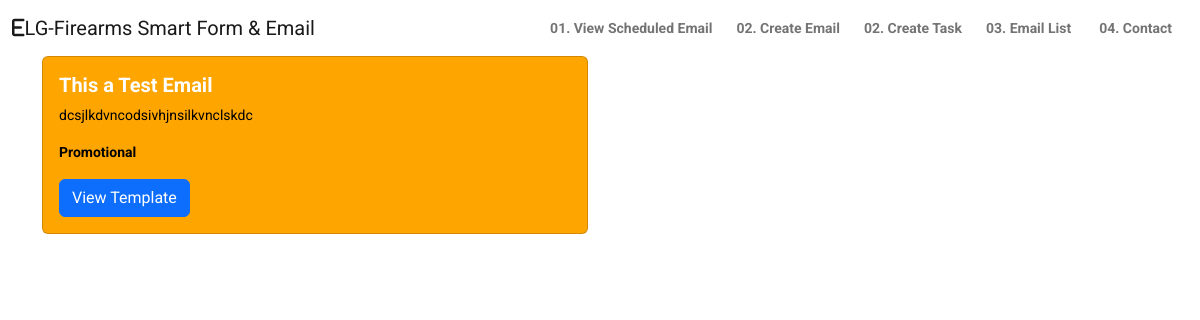
The app's page /master/view_emails, older data.
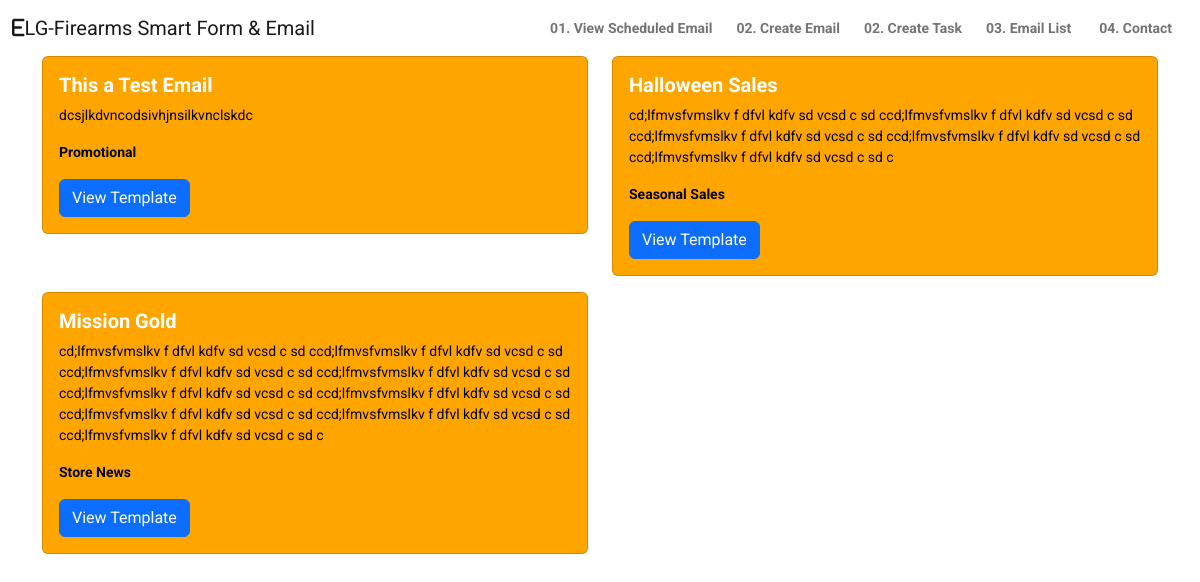
The same page, newer data.
### smart_emailApp/models.py (models this page shows, shortened)
class Emails(models.Model):
    email_type = (
        ('Promotional', 'Promotional'),
        ('Store News', 'Store News'),
        ('Seasonal Sales', 'Seasonal Sales'),
    )
    subject = models.CharField(max_length=100)
    body = models.TextField(max_length=1000)
    emailtype = models.CharField(max_length=50, choices=email_type, null=True, blank=True)
    product1_image = models.ImageField(upload_to="email_imageAttachment/", null=True, blank=True, default=None)
    product1_name = models.CharField(max_length=60, null=True, blank=True)
    product1_description = models.CharField(max_length=200, null=True, blank=True)
    product1_link = models.URLField(max_length=100, null=True, blank=True)
    product2_image = models.ImageField(upload_to="email_imageAttachment/", null=True, blank=True, default=None)
    product2_name = models.CharField(max_length=60, null=True, blank=True)
    product2_description = models.CharField(max_length=200, null=True, blank=True)
    product2_link = models.URLField(max_length=100, null=True, blank=True)
    product3_image = models.ImageField(upload_to="email_imageAttachment/", null=True, blank=True, default=None)
    product3_name = models.CharField(max_length=60, null=True, blank=True)
    product3_description = models.CharField(max_length=200, null=True, blank=True)
    product3_link = models.URLField(max_length=100, null=True, blank=True)
    product4_image = models.ImageField(upload_to="email_imageAttachment/", null=True, blank=True, default=None)
    product4_name = models.CharField(max_length=60, null=True, blank=True)
    product4_description = models.CharField(max_length=200, null=True, blank=True)
    product4_link = models.URLField(max_length=100, null=True, blank=True)
    created_at = models.DateTimeField(auto_now_add=True)

### smart_emailApp/views.py (the view)
# urls.py: path('view_emails', views.email_view, name='view_emails'),
def email_view(request):
    emails = Emails.objects.all()
    context = {
        "emails":emails,
        'f_name':"John",
        "l_name":"Smith"
    }
    return render(request, "smartemail/emails.html", context)

### templates/smartemail/emails.html
{% extends "nav.html" %}
{% load static %}
{% block navbar %}
    <div class="container">
        <div class="row">
            {%  for email in emails %}
                 <div class="col-md-6 mb-3">
                    <div class="card bg-orange">
                        <div class="card-body">
                            <h5 class="card-title text-white fw-bolder ">{{  email.subject }}</h5>
                            <p class="card-text text-black">{{ email.body}}</p>
                            <p class="card-text text-black fw-bolder">{{ email.emailtype}}</p>
                            <a href="{% url 'view_template' email.id %}" class="btn btn-primary">View Template</a>
                        </div>
                    </div>
                </div>
            {% endfor %}
        </div>
    </div>
{% endblock %}

Row changes from the older to the newer data that the page shows:
added Emails: subject "Halloween Sales", body "cd;lfmvsfvmslkv f dfvl kdfv sd vcsd c sd ccd;lfmvsfvmslkv f dfvl kdfv sd vcsd c sd ccd;lfmvsfvmslkv f dfvl kdfv sd vcsd c sd ccd;lfmvsfvmslkv f dfvl kdfv sd vcsd c sd ccd;lfmvsfvmslkv f dfvl kdfv sd vcsd c sd c", emailtype "Seasonal Sales"
added Emails: subject "Mission Gold", body "cd;lfmvsfvmslkv f dfvl kdfv sd vcsd c sd ccd;lfmvsfvmslkv f dfvl kdfv sd vcsd c sd ccd;lfmvsfvmslkv f dfvl kdfv sd vcsd c sd ccd;lfmvsfvmslkv f dfvl kdfv sd vcsd c sd ccd;lfmvsfvmslkv f dfvl kdfv sd vcsd c sd ccd;lfmvsfvmslkv f dfvl kdfv sd vcsd c sd ccd;lfmvsfvmslkv f dfvl kdfv sd vcsd c sd ccd;lfmvsfvmslkv f dfvl kdfv sd vcsd c sd ccd;lfmvsfvmslkv f dfvl kdfv sd vcsd c sd c", emailtype "Store News"
